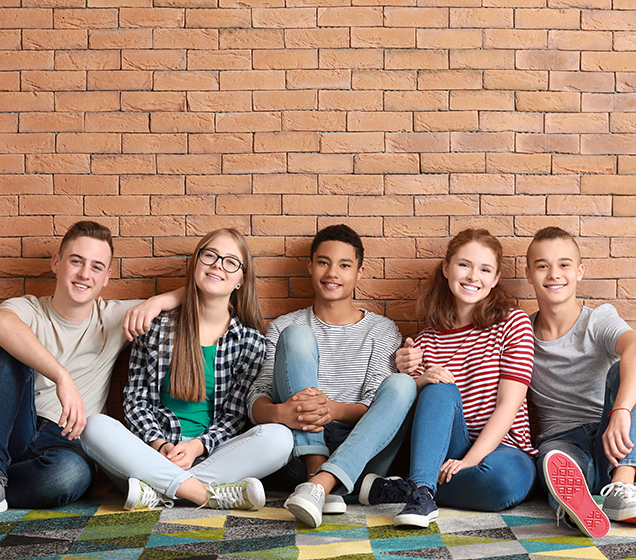
#> input picture photos/people.png, 636 x 560 px
$ python face_detect.py
#> lines starting #> are read from the running program, lines starting #| are printed output that depends on the picture; after the words box and inside, x2 and y2 are one past the last pixel; in counts of white or black regions, pixels touching at a corner belong together
import cv2 as cv

img = cv.imread('photos/people.png')
#> img is the input picture: shape (560, 636, 3); mean B, G, R 115.1, 133.3, 164.8
cv.imshow('people', img)

gray = cv.cvtColor(img, cv.COLOR_BGR2GRAY)
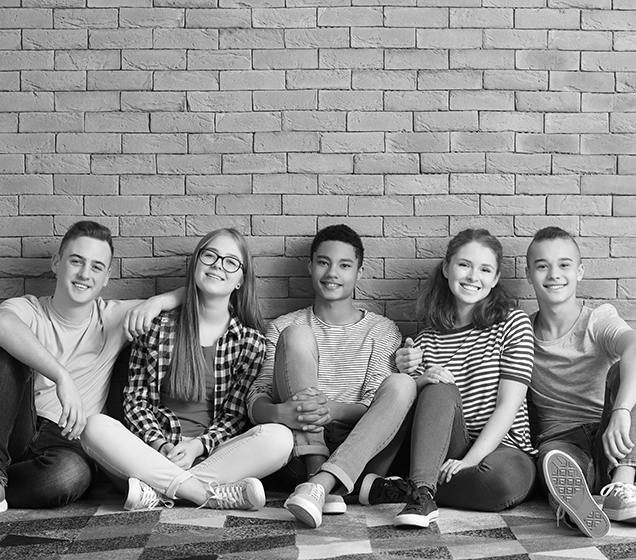
#> gray: shape (560, 636); min 0, max 255, mean 140.7
cv.imshow('Gray', gray)

haar_cascade = cv.CascadeClassifier('haar_face.xml')

faces_rect = haar_cascade.detectMultiScale(gray,scaleFactor=1.1, minNeighbors=3)
#> faces_rect = [[305, 241, 58, 58], [445, 243, 61, 61], [524, 240, 62, 62], [190, 233, 60, 60], [55, 238, 63, 63]]

print(f'Number of faces found = {len(faces_rect)}')
#| Number of faces found = 5

for (x,y,w,h) in faces_rect:
    cv.rectangle(img, (x,y), (x+w, y+h), (0,255,0), thickness=2)
#> this loop made 5 passes
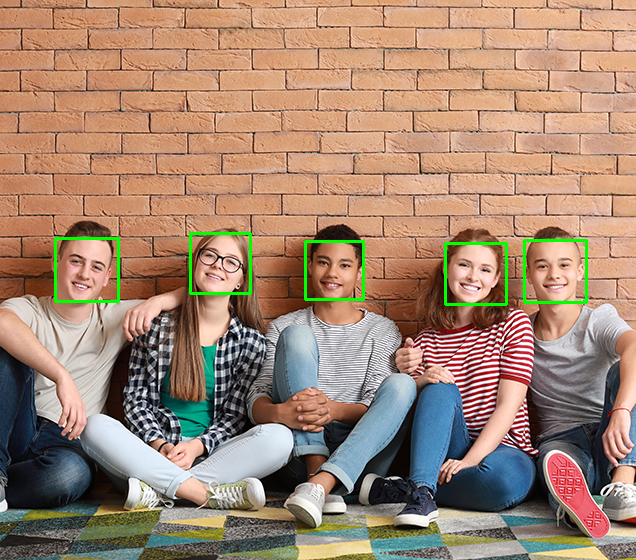
#> img: shape (560, 636, 3); 1.02% of pixels changed, all inside (x1, y1, x2, y2) = (54, 232, 588, 306)

cv.imshow('Detected faces', img)


cv.waitKey(0)

$ run again, with photos/izta.jpg saved as photos/people.png
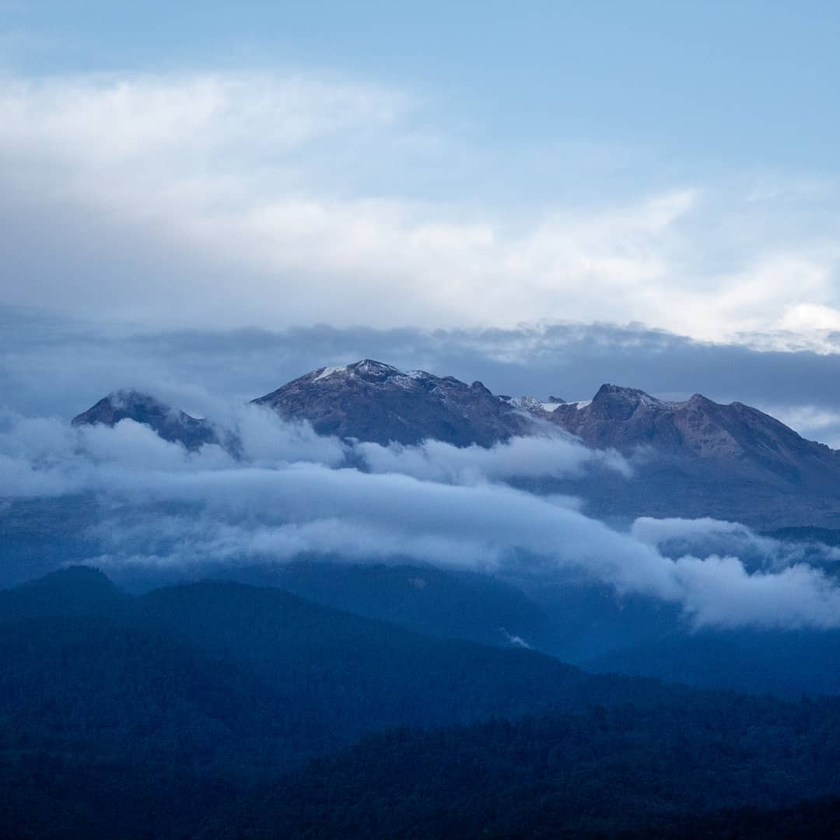
#> input picture photos/izta.jpg, 840 x 840 px, shrunk from 1080 x 1080 before the run
#> img is the input picture: shape (840, 840, 3); mean B, G, R 167.4, 130.4, 98.1
#> `gray = cv.cvtColor(img, cv.COLOR_BGR2GRAY)`:
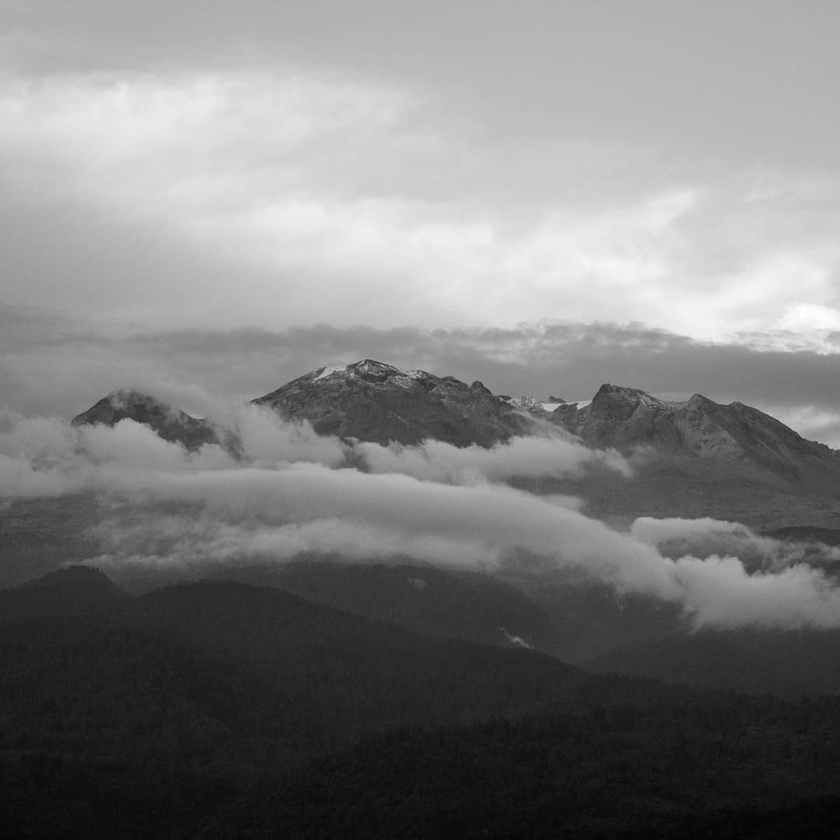
#> gray: shape (840, 840); min 3, max 255, mean 124.9
#> faces_rect = ()
#| Number of faces found = 0
